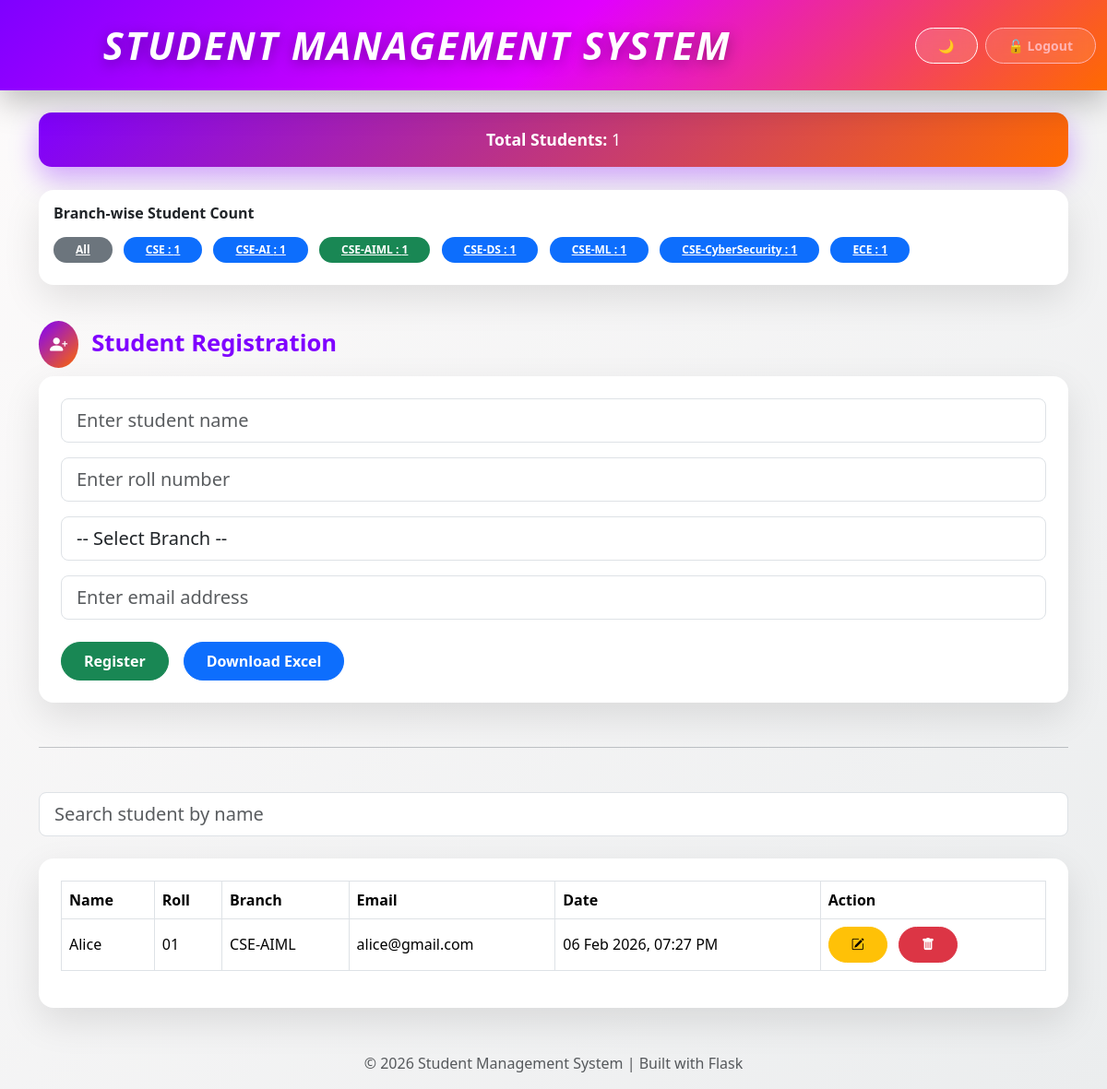
Page /?branch=CSE-AIML (signed in) on the committed database.
### app.py (models this page shows)
class Student(db.Model):
    id = db.Column(db.Integer, primary_key=True)
    name = db.Column(db.String(100), nullable=False)
    roll = db.Column(db.String(50), unique=True, nullable=False)
    branch = db.Column(db.String(100), nullable=False)
    email = db.Column(db.String(100), nullable=False)
    created_at = db.Column(db.DateTime, default=datetime.now)

### app.py (the view, shortened to what this page needs)
@app.route("/", methods=["GET", "POST"])
def index():
    if not session.get("logged_in"):
        return redirect(url_for("login"))
    search = request.args.get("search")
    selected_branch = request.args.get("branch")
    query = Student.query
    if search:
        query = query.filter(Student.name.ilike(f"%{search}%"))
    if selected_branch:
        query = query.filter_by(branch=selected_branch)
    students = query.order_by(Student.created_at.desc()).all()
    all_students = Student.query.all()
    branch_counts = {}
    for s in all_students:
        branch_counts[s.branch] = branch_counts.get(s.branch, 0) + 1
    return render_template(
        "index.html",
        students=students,
        branch_counts=branch_counts,
        selected_branch=selected_branch
    )

### templates/index.html (shortened to what this page needs)
{% extends "base.html" %}
{% block content %}
<div class="stats-card text-center">
  <strong>Total Students:</strong> {{ students|length }}
</div>
<div class="card mb-5">
  <div class="card-body">
    <h6 class="fw-bold mb-3">Branch-wise Student Count</h6>
    <a href="{{ url_for('index') }}"
       class="badge rounded-pill me-2 mb-2 px-4 py-2
       {% if not selected_branch %} bg-dark {% else %} bg-secondary {% endif %}">
      All
    </a>
    {% for branch, count in branch_counts.items() %}
      <a href="{{ url_for('index', branch=branch) }}"
         class="badge rounded-pill me-2 mb-2 px-4 py-2
         {% if selected_branch == branch %} bg-success {% else %} bg-primary {% endif %}">
        {{ branch }} : {{ count }}
      </a>
    {% endfor %}
  </div>
</div>
<h3 class="section-title">
  <span class="icon-box">
    <i class="bi bi-person-plus-fill"></i>
  </span>
  Student Registration
</h3>
<div class="card mb-5">
  <div class="card-body p-4">
    <form method="POST">
      <div class="mb-3">
        <input class="form-control form-control-lg"
               name="name"
               placeholder="Enter student name"
               required autofocus>
      </div>
      <div class="mb-3">
        <input class="form-control form-control-lg"
               name="roll"
               placeholder="Enter roll number"
               required>
      </div>
      <div class="mb-3">
        <select class="form-control form-control-lg" name="branch" required>
          <option value="">-- Select Branch --</option>
        </select>
      </div>
      <div class="mb-4">
        <input class="form-control form-control-lg"
               name="email"
               type="email"
               placeholder="Enter email address"
               required>
      </div>
      <div class="d-flex flex-wrap gap-3">
        <button id="registerBtn"
                class="btn btn-success"
                onclick="showLoading(this)">
          Register
        </button>
        <a href="/download" class="btn btn-primary">
          Download Excel
        </a>
      </div>
    </form>
  </div>
</div>
<hr class="my-5">
<form method="GET" class="mb-4">
  <input class="form-control form-control-lg"
         name="search"
         placeholder="Search student by name">
</form>
<div class="card">
  <div class="card-body p-4">
    <div class="table-responsive">
      <table class="table table-bordered align-middle">
        <thead>
          <tr>
            <th>Name</th>
            <th>Roll</th>
            <th>Branch</th>
            <th>Email</th>
            <th>Date</th>
            <th>Action</th>
          </tr>
        </thead>
        <tbody>
        {% if students|length == 0 %}
          <tr>
            <td colspan="6" class="text-center text-muted py-4">
              No students found
            </td>
          </tr>
        {% else %}
          {% for s in students %}
          <tr>
            <td>{{ s.name }}</td>
            <td>{{ s.roll }}</td>
            <td>{{ s.branch }}</td>
            <td>{{ s.email }}</td>
            <td>{{ s.created_at.strftime("%d %b %Y, %I:%M %p") }}</td>
            <td>
              <a href="/edit/{{ s.id }}"
                 class="btn btn-warning btn-sm me-2">
                <i class="bi bi-pencil-square"></i>
              </a>
              <a href="/delete/{{ s.id }}"
                 onclick="return confirm('Are you sure you want to delete this student?')"
                 class="btn btn-danger btn-sm">
                <i class="bi bi-trash-fill"></i>
              </a>
            </td>
          </tr>
          {% endfor %}
        {% endif %}
        </tbody>
      </table>
    </div>
  </div>
</div>
{% endblock %}

### static/style.css (style rules this page uses)
html, body { min-height: 100%; font-family: "Segoe UI", "Poppins", sans-serif; }
body { background: linear-gradient(135deg, #fdfbfb, #ebedee); color: #1f2937; transition: all 0.3s ease; }
.section-title { display: flex; align-items: center; font-size: 1.6rem; font-weight: 700; color: #7f00ff; margin: 30px 0 20px; }
.section-title i { margin-right: 14px; background: linear-gradient(135deg, #7f00ff, #ff6a00); color: white; padding: 12px; border-radius: 50%; font-size: 1.2rem; }
.stats-card { background: linear-gradient(135deg, #7f00ff, #ff6a00); color: white; padding: 16px 20px; border-radius: 14px; font-size: 1.1rem; box-shadow: 0 12px 30px rgba(127,0,255,0.35); margin-bottom: 25px; }
.card { background: #ffffff; border-radius: 16px; border: none; box-shadow: 0 15px 40px rgba(0,0,0,0.1); animation: fadeUp 0.6s ease; }
.btn { border-radius: 30px; font-weight: 600; padding: 8px 24px; }

### rows in the picture
Student: branch "CSE", id "1"
Student: branch "CSE-AI", count "1"
Student: branch "CSE-AIML", count "1", name "Alice", roll "01", email "alice@gmail.com", created_at "06 Feb 2026, 07:27 PM"
Student: branch "CSE-DS", count "1"
Student: branch "CSE-ML", count "1"
Student: branch "CSE-CyberSecurity", count "1"
Student: branch "ECE", count "1"

### other values in the picture
{{ students|length }} "1"
